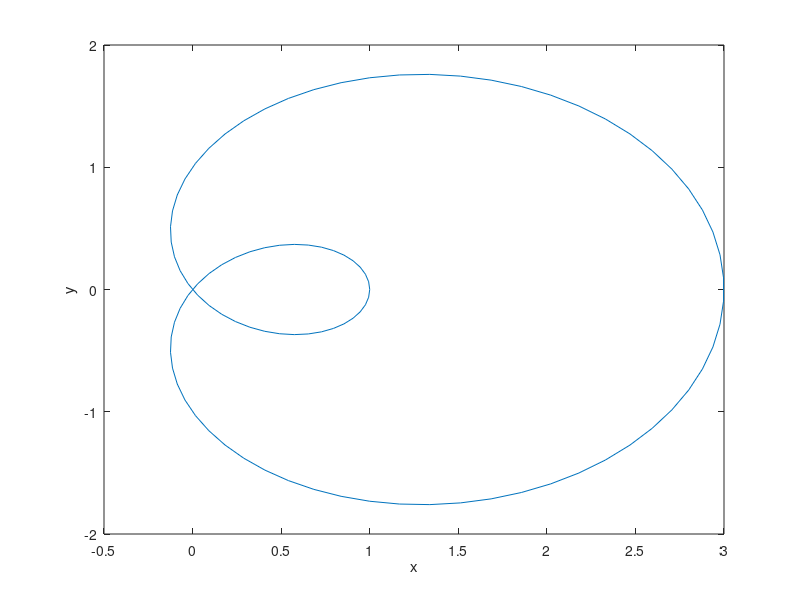

Source code (MATLAB):
a=2; b=1;
x = @(t) (a*cos(t)-b) .* cos(t);
y = @(t) (a*cos(t)-b) .* sin(t);
t = linspace(0, 2*pi);
plot(x(t),y(t));

xlabel('x')
ylabel('y')
